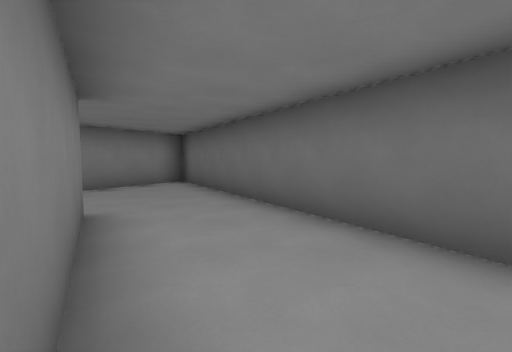
view 1 (above)

18 first-person views from a walk through a Godot game level. The camera is 1.5 m above the floor, tilts 4° down and sees 90° across. The floor is counted in squares, 2 m on a side. Each view is taken from the middle of a square. On the plan, view 1 faces up. The plan holds only what a view shows up to about 9 squares ahead; the rest is blank. The place goes on beyond the plan.

view 2
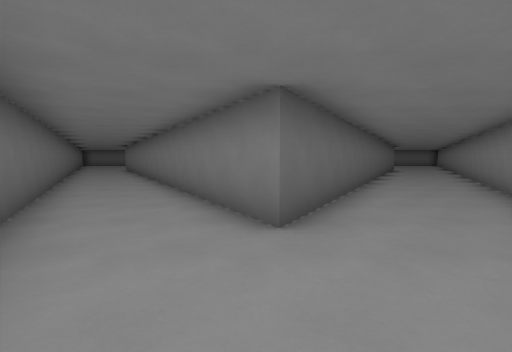

view 3
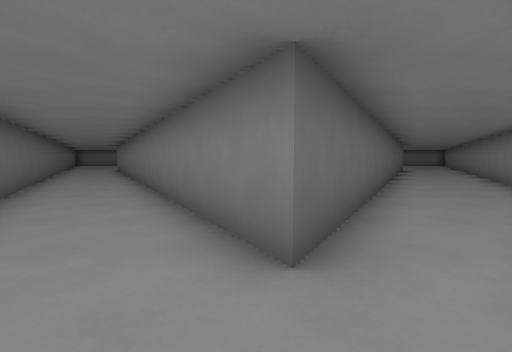

view 4
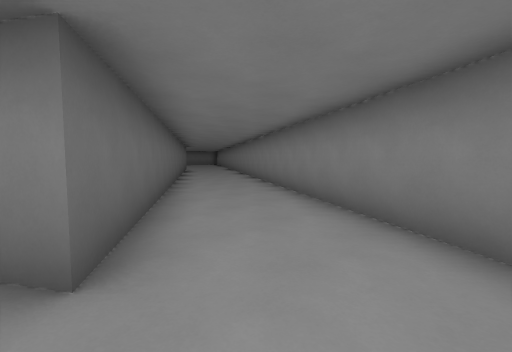

view 5
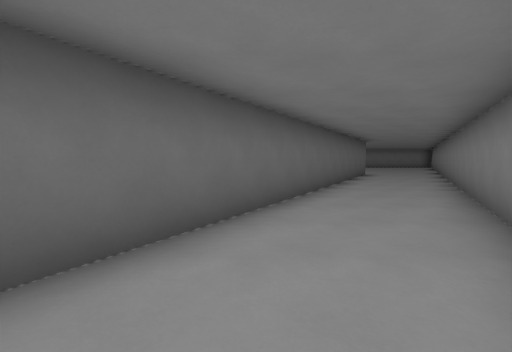

view 6
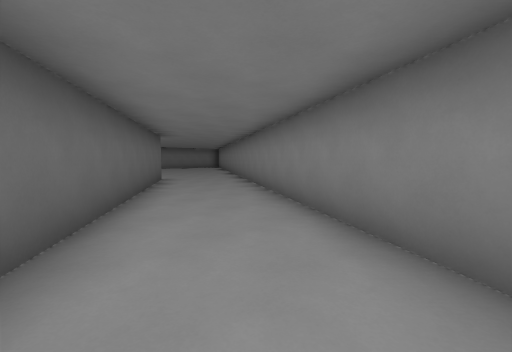

view 7
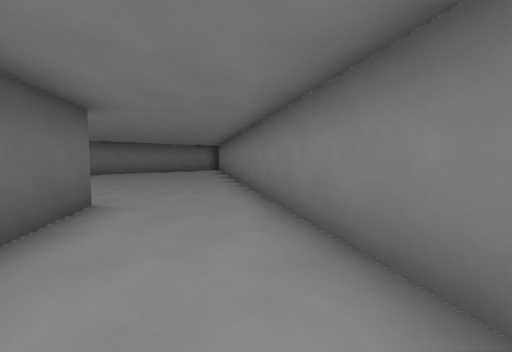

view 8
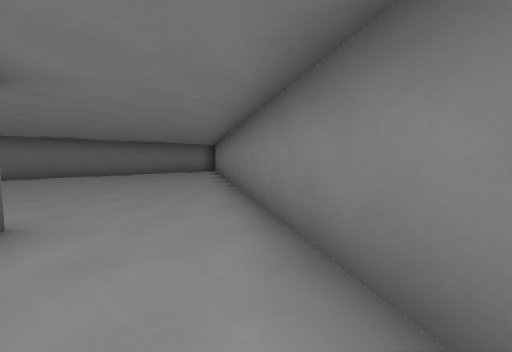

view 9
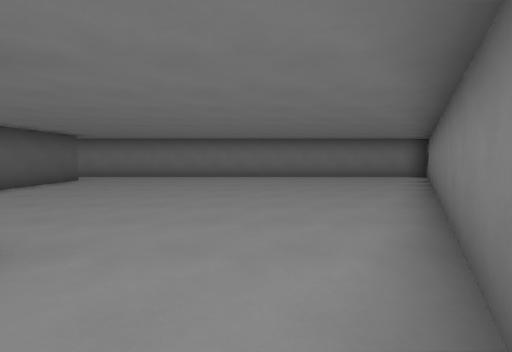

view 10
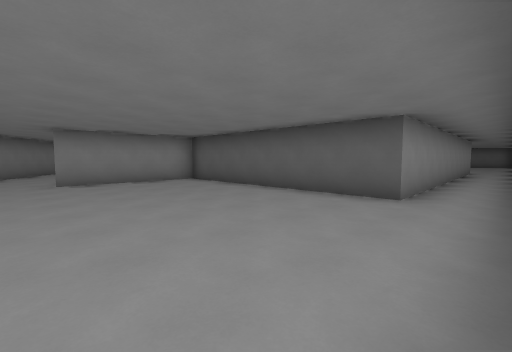

view 11
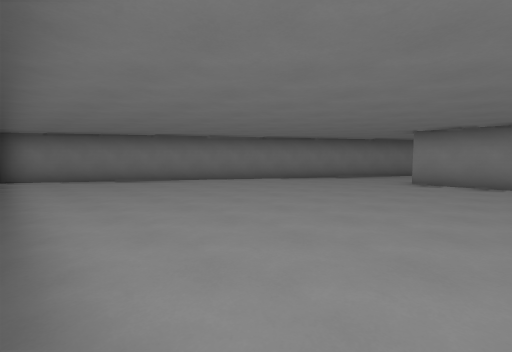

view 12
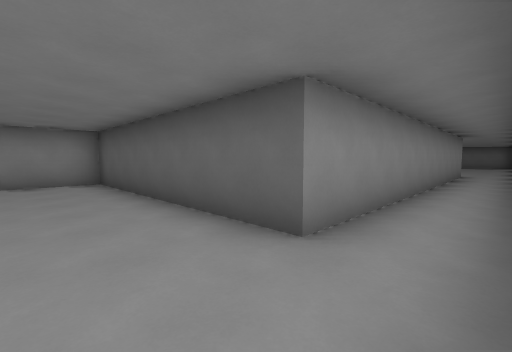

view 13
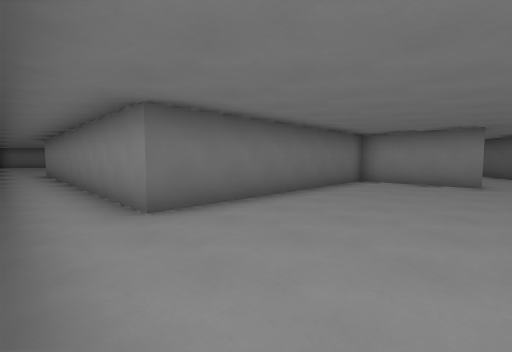

view 14
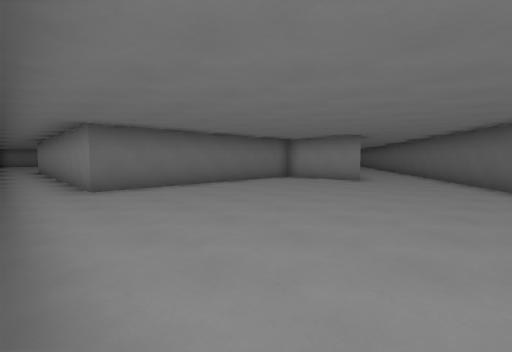

view 15
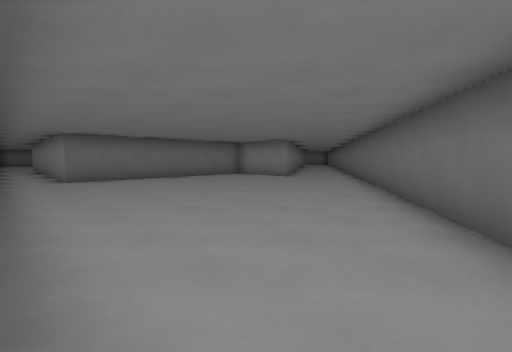

view 16
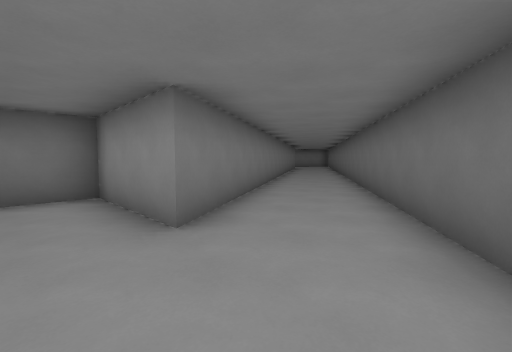

view 17
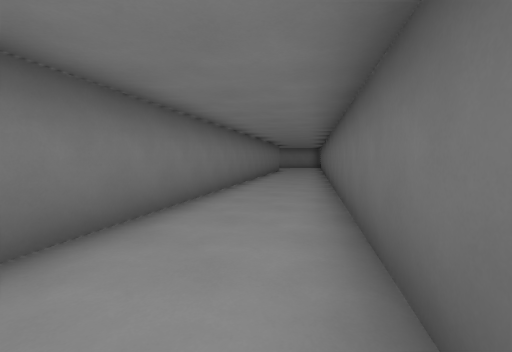

view 18
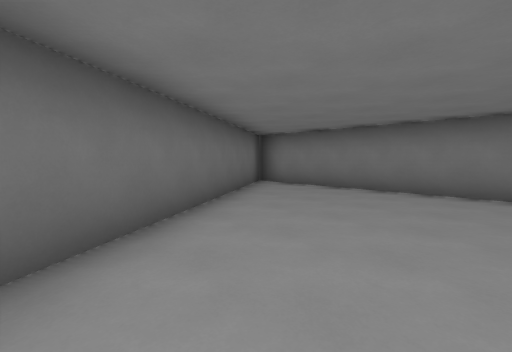

### Floor plan
Points are (right, up) in squares from view 1. A wall is a line through its corners. A room is listed if a view was taken in it or the views show most of it. See-through windows are left out.
Room 1 (views 1, 2, 3, 4, 5, 6, 7, 8, 9, 13, 14, 15, 16, 17, 18)
walls: (13.9, -19.2) (15, -19.2) (-2.4, 8.4) (-14, -9.9); (-11, -10.7) (-2.3, 3.3) (6.5, -10.7) (3.5, -10.7) (3.5, -17.6)
ways out: opening at (-12.5, -11) to room 2; opening at (3, -18.5) to room 2
Room 2 (views 10, 11, 12)
walls: (-14, -9.9) (-19.7, -19); (3.5, -17.6) (-7, -17.6) (-7, -10.7) (-11, -10.7)
ways out: opening at (-12.5, -11) to room 1; opening at (3, -18.5) to room 1

Positions as (right, up) in squares from view 1, and headings:
1: (0, 0), facing up
2: (-2, 6), facing down
3: (-2, 5), facing down
4: (-2, 5), facing down-left
5: (-6, 1), facing down
6: (-7, -2), facing down-left
7: (-10, -6), facing down-left
8: (-11, -7), facing down-left
9: (-13, -9), facing down
10: (-12, -19), facing up-right
11: (-9, -19), facing up-left
12: (-9, -19), facing up-right
13: (7, -19), facing up-left
14: (10, -19), facing up-left
15: (13, -19), facing up-left
16: (9, -12), facing up-left
17: (8, -9), facing up-left
18: (9, -13), facing down-right
